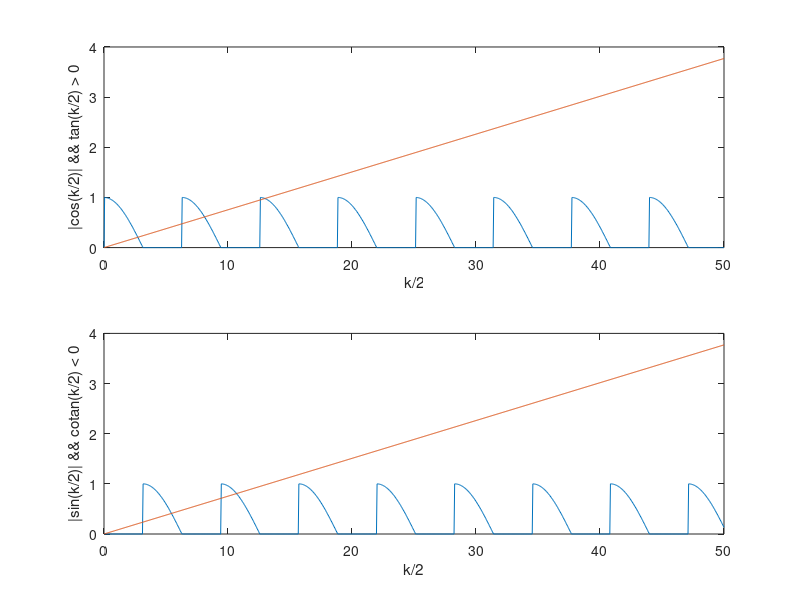

This chart was generated by the following MATLAB code:
% ---- Puits fini : semi-analytique ----
clear;

% Constantes du problème
me = 9.1091e-31; meff = 0.067*me; e = 1.602176565e-19; hbar = 6.626e-34/2/pi;
a = 10e-9;
E0 = hbar^2*pi^2/(2*meff*a^2)/e*1e3;
V0 = 1000; Vb = V0/E0;
q0 = pi*sqrt(Vb);

% Déclaration fonctions
f = @(x) abs(cos(x/2)).*(tan(x/2) > 0); ff = @(x) f(x) - x/q0;
g = @(x) abs(sin(x/2)).*(tan(x/2) < 0); gg = @(x) g(x) - x/q0;

x = linspace(0, 50, 1000);

% Affichage
subplot(2, 1, 1), plot(x, f(x), x, x/q0) % subplot(nombre de plots, nombre de lignes, numéro de plot)
xlabel("k/2")
ylabel("|cos(k/2)| && tan(k/2) > 0")

subplot(2, 1, 2), plot(x, g(x), x, x/q0)
xlabel("k/2")
ylabel("|sin(k/2)| && cotan(k/2) < 0")

% Création des seeds
seed1 = [2] ; qmod1 = fsolve(ff, seed1); Emod1b = qmod1.^2/pi^2;
Emod1 = Emod1b*E0;
seed2 = [5] ; qmod2 = fsolve(gg, seed2); Emod2b = qmod2.^2/pi^2;
Emod2 = Emod2b*E0;

%return

%{
% ----Tracé modes pairs

L = 5; Nx = 1000; xb = linspace(-L/2, L/2, Nx); qn = qmod1(1); kn = sqrt(pi^2*Vb-qn^2);
Ac = 1; Ag = 2*Ac*exp(kn/2) * cos(qn/2); Bd = Ag;

psi = (xb <= -0.5).*(Ag*exp(kn*xb)) +...
	(xb > -0.5 & xb <= 0.5).*(2*Ac*cos(qn*xb)) +...
	(xb >= 0.5).*(Bd*exp(-kn*xb));

subplot (4, 1, 3), plot(xb, psi);

% ----Tracé modes impairs

L = 2; Nx = 1000; xb = linspace(-L/2, L/2, Nx); qn = qmod2(2); kn = sqrt(pi^2*Vb-qn^2);
Ac = -i; Ag = -2*i*Ac*exp(kn/2)*sin(qn/2); Bd = -Ag;

psi = (xb <= -0.5).*(Ag*exp(kn*xb)) +...
	(xb > -0.5 & xb <= 0.5).*(2*i*Ac*sin(qn*xb)) +...
	(xb >= 0.5).*(Bd*exp(-kn*xb));

subplot (4, 1, 4), plot(xb, psi);
return
%}
